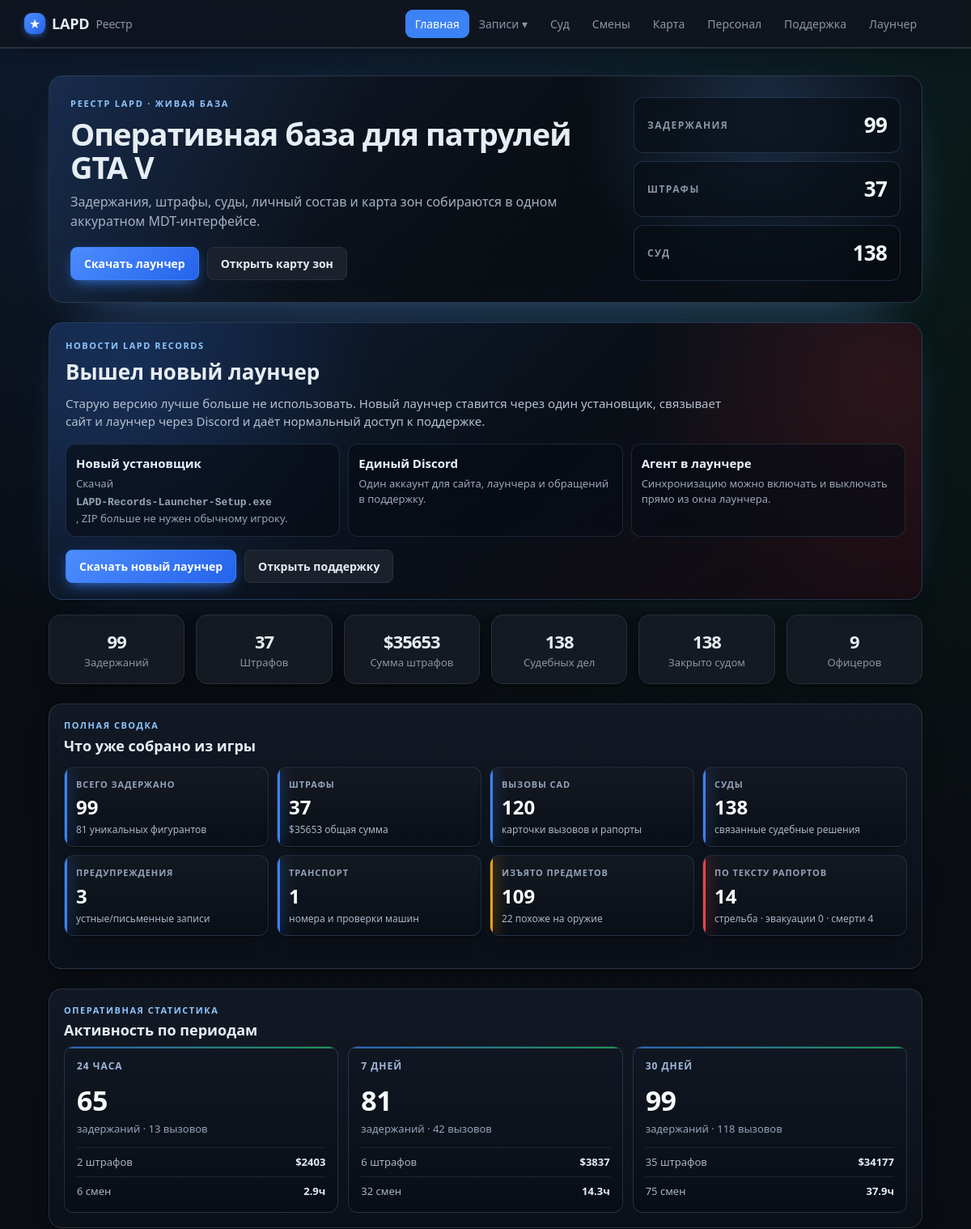
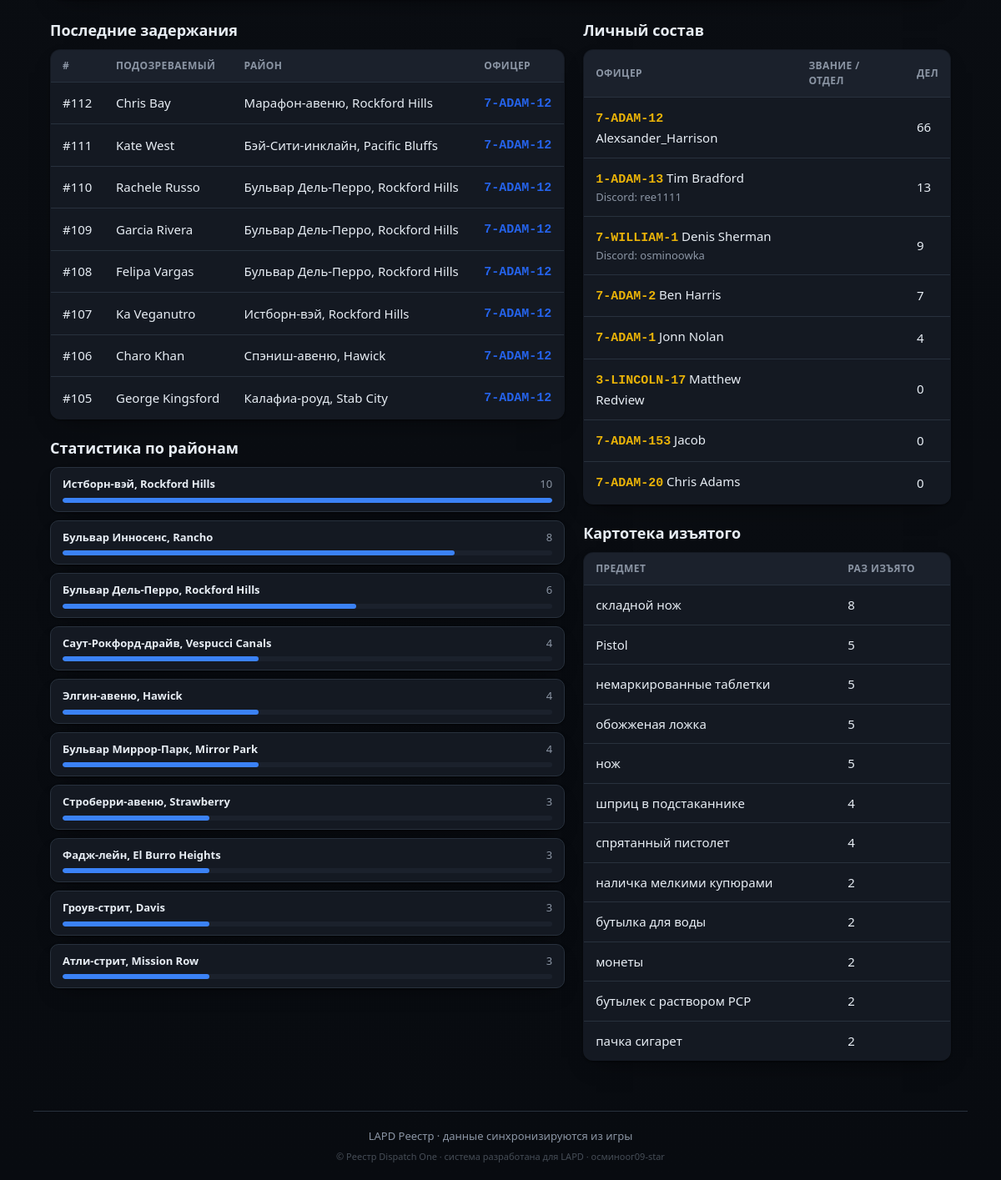
The page / on the database its author committed (2 pictures, top to bottom).
### tables this page shows
CREATE TABLE cases (
                id INTEGER PRIMARY KEY AUTOINCREMENT,
                officer_id INTEGER NOT NULL,
                suspect_name TEXT,
                wanted INTEGER DEFAULT 0,
                license_state TEXT,
                citations INTEGER DEFAULT 0,
                zone TEXT,
                postal TEXT,
                game_time TEXT,
                created_at TEXT NOT NULL,
                screenshot TEXT,
                status TEXT NOT NULL DEFAULT 'submitted',
                discord_sent INTEGER DEFAULT 0,
                vehicle_model TEXT, vehicle_plate TEXT, vehicle_color TEXT,
                charges TEXT, found_items TEXT, reason TEXT, notes TEXT,
                mugshot TEXT, fine INTEGER, bail INTEGER, jail_time TEXT,
                is_test INTEGER DEFAULT 0, external_id TEXT, suspect_dob TEXT,
                FOREIGN KEY (officer_id) REFERENCES officers(id)
            );

CREATE TABLE officers (
                id INTEGER PRIMARY KEY AUTOINCREMENT,
                callsign TEXT UNIQUE NOT NULL,
                name TEXT
            , current_status TEXT, status_since TEXT, rank TEXT, department TEXT, discord TEXT, is_admin INTEGER);

### app/main.py (the view)
@app.route("/")
def index():
    cases_all = db.list_cases(500)
    zones = {}
    for c in cases_all:
        if not c.get("is_test") and c.get("zone"):
            zones[c["zone"]] = zones.get(c["zone"], 0) + 1
    top = sorted(zones.items(), key=lambda kv: -kv[1])[:10]
    mx = top[0][1] if top else 1
    districts = [{"zone": z, "count": n, "pct": round(n * 100 / mx)} for z, n in top]
    return render_template("index.html",
                           summary=db.summary_counts(),
                           cases=db.list_cases(limit=8),
                           officers=db.list_officers_with_stats(),
                           cit=db.citations_summary(),
                           court=db.court_summary(),
                           districts=districts,
                           activity=db.activity_periods(),
                           ops=db.operation_intel(),
                           evidence=db.evidence_catalog())

### app/db.py (called while the page is built)
def fmt_dt(iso):
    try:
        dt = datetime.datetime.fromisoformat(iso)
        return dt.strftime("%d.%m.%Y %H:%M")
    except Exception:
        return iso or "—"

@contextmanager
def get_conn():
    conn = sqlite3.connect(config.DB_PATH)
    conn.row_factory = sqlite3.Row
    try:
        yield conn
        conn.commit()
    finally:
        conn.close()

def _jsonlist(val):
    if not val:
        return []
    try:
        return json.loads(val)
    except Exception:
        return [x.strip() for x in str(val).split(",") if x.strip()]

def _parse_charge(s):
    import re as _re
    m = _re.match(r"^\s*(\S+)\s·\s(.+?)(?:\s\(([^)]+)\))?\s*$", s or "")
    if m:
        return {"code": m.group(1), "desc": m.group(2), "cls": m.group(3) or ""}
    return {"code": "", "desc": s or "", "cls": ""}

def list_cases(limit=100, officer_id=None, status=None):
    q = """SELECT cases.*, officers.callsign, officers.name AS officer_name
           FROM cases JOIN officers ON officers.id = cases.officer_id"""
    conds, params = [], []
    if officer_id:
        conds.append("cases.officer_id=?"); params.append(officer_id)
    if status:
        conds.append("cases.status=?"); params.append(status)
    if conds:
        q += " WHERE " + " AND ".join(conds)
    q += " ORDER BY cases.id DESC LIMIT ?"; params.append(limit)
    with get_conn() as c:
        return [_row_to_case(r) for r in c.execute(q, params).fetchall()]

def status_info(code):
    return DUTY_STATUS.get(code, {"ru": "Не на службе", "cls": "off"})

def _replace_mojibake_pairs(s):
    for bad, good in sorted(_MOJI_TO_CYR.items(), key=lambda x: len(x[0]), reverse=True):
        s = s.replace(bad, good)
    return s

def _fix_rooms(s):
    return re.sub(r"(\d)([А-Я])", lambda m: m.group(1) + _CYR2LAT.get(m.group(2), m.group(2)), s)

def _cp1251_bytes(s):
    out = bytearray()
    for ch in s:
        try:
            out += ch.encode("cp1251")
        except UnicodeEncodeError:
            code = ord(ch)
            if code < 256:
                out.append(code)
            else:
                raise
    return bytes(out)

def citations_summary(officer_id=None):
    with get_conn() as c:
        if officer_id:
            r = c.execute("SELECT COUNT(*), COALESCE(SUM(fine),0) FROM citations WHERE officer_id=?",
                          (officer_id,)).fetchone()
        else:
            r = c.execute("SELECT COUNT(*), COALESCE(SUM(fine),0) FROM citations").fetchone()
        return {"count": r[0], "total_fine": r[1]}

### app/templates/index.html (shortened to what this page needs)
{% extends "base.html" %}
{% block content %}
<section class="hero-panel">
  <div class="hero-copy">
    <div class="eyebrow">РЕЕСТР LAPD · ЖИВАЯ БАЗА</div>
    <h1>Оперативная база для патрулей GTA V</h1>
    <p>Задержания, штрафы, суды, личный состав и карта зон собираются в одном аккуратном MDT-интерфейсе.</p>
    <div class="hero-actions">
      <a class="btn primary" href="{{ url_for('launcher_page') }}">Скачать лаунчер</a>
      <a class="btn" href="{{ url_for('game_map') }}">Открыть карту зон</a>
    </div>
  </div>
  <div class="hero-status">
    <div><span>Задержания</span><b>{{ summary.total }}</b></div>
    <div><span>Штрафы</span><b>{{ cit.count }}</b></div>
    <div><span>Суд</span><b>{{ court.total }}</b></div>
  </div>
</section>
<section class="news-panel news-launcher">
  <div class="news-main">
    <div class="section-kicker">Новости LAPD Records</div>
    <h2>Вышел новый лаунчер</h2>
    <p>Старую версию лучше больше не использовать. Новый лаунчер ставится через один установщик, связывает сайт и лаунчер через Discord и даёт нормальный доступ к поддержке.</p>
  </div>
  <div class="news-list">
    <div><b>Новый установщик</b><span>Скачай <span class="cs">LAPD-Records-Launcher-Setup.exe</span>, ZIP больше не нужен обычному игроку.</span></div>
    <div><b>Единый Discord</b><span>Один аккаунт для сайта, лаунчера и обращений в поддержку.</span></div>
    <div><b>Агент в лаунчере</b><span>Синхронизацию можно включать и выключать прямо из окна лаунчера.</span></div>
  </div>
  <div class="news-actions">
    <a class="btn primary" href="{{ url_for('launcher_page') }}">Скачать новый лаунчер</a>
    <a class="btn" href="{{ url_for('support') }}">Открыть поддержку</a>
  </div>
</section>
<section class="stats stats-6">
  <div class="stat"><div class="num">{{ summary.total }}</div><div class="lbl">Задержаний</div></div>
  <div class="stat"><div class="num">{{ cit.count }}</div><div class="lbl">Штрафов</div></div>
  <div class="stat"><div class="num">${{ cit.total_fine }}</div><div class="lbl">Сумма штрафов</div></div>
  <div class="stat"><div class="num">{{ court.total }}</div><div class="lbl">Судебных дел</div></div>
  <div class="stat"><div class="num">{{ court.closed }}</div><div class="lbl">Закрыто судом</div></div>
  <div class="stat"><div class="num">{{ summary.officers }}</div><div class="lbl">Офицеров</div></div>
</section>
<section class="period-panel">
  <div class="section-kicker">Полная сводка</div>
  <h2>Что уже собрано из игры</h2>
  <div class="intel-grid">
    <div class="intel-card"><span>Всего задержано</span><b>{{ ops.arrests }}</b><small>{{ ops.suspects }} уникальных фигурантов</small></div>
    <div class="intel-card"><span>Штрафы</span><b>{{ ops.citations }}</b><small>${{ ops.fines_total }} общая сумма</small></div>
    <div class="intel-card"><span>Вызовы CAD</span><b>{{ ops.callouts }}</b><small>карточки вызовов и рапорты</small></div>
    <div class="intel-card"><span>Суды</span><b>{{ ops.courts }}</b><small>связанные судебные решения</small></div>
    <div class="intel-card"><span>Предупреждения</span><b>{{ ops.warnings }}</b><small>устные/письменные записи</small></div>
    <div class="intel-card"><span>Транспорт</span><b>{{ ops.vehicles }}</b><small>номера и проверки машин</small></div>
    <div class="intel-card warn"><span>Изъято предметов</span><b>{{ ops.seized_total }}</b><small>{{ ops.weapon_items }} похоже на оружие</small></div>
    <div class="intel-card danger"><span>По тексту рапортов</span><b>{{ ops.shooting_mentions }}</b><small>стрельба · эвакуации {{ ops.evac_mentions }} · смерти {{ ops.fatal_mentions }}</small></div>
  </div>
</section>
<section class="period-panel">
  <div class="section-kicker">Оперативная статистика</div>
  <h2>Активность по периодам</h2>
  <div class="period-grid">
    {% for p in activity %}
      <article class="period-card">
        <div class="period-title">{{ p.label }}</div>
        <div class="period-main">{{ p.arrests }}</div>
        <div class="period-sub">задержаний · {{ p.callouts }} вызовов</div>
        <div class="period-line">
          <span>{{ p.citations }} штрафов</span>
          <b>${{ p.fines_total }}</b>
        </div>
        <div class="period-line">
          <span>{{ p.shifts }} смен</span>
          <b>{{ p.shift_hours }}ч</b>
        </div>
      </article>
    {% endfor %}
  </div>
</section>
<div class="cols">
  <section class="col">
    <h2>Последние задержания</h2>
    {% if cases %}
      <table class="tbl">
        <thead><tr><th>#</th><th>Подозреваемый</th><th>Район</th><th>Офицер</th></tr></thead>
        <tbody>
        {% for c in cases %}
          <tr onclick="location='{{ url_for('case_view', cid=c.id) }}'">
            <td><a class="row-link" href="{{ url_for('case_view', cid=c.id) }}" onclick="event.stopPropagation()">#{{ c.id }}</a></td>
            <td><a class="row-link" href="{{ url_for('file_view', name=c.suspect_name) }}" onclick="event.stopPropagation()">{{ c.suspect_name }}</a>
              {% if c.wanted %}<span class="tag wanted">розыск</span>{% endif %}</td>
            <td>{{ c.zone or '—' }}</td>
            <td>{% if c.callsign %}<a class="cs" href="{{ url_for('officer_view', callsign=c.callsign) }}" onclick="event.stopPropagation()">{{ c.callsign }}</a>{% else %}—{% endif %}</td>
          </tr>
        {% endfor %}
        </tbody>
      </table>
    {% else %}
      <p class="empty">Задержаний пока нет<span class="empty-sub">Появятся после игры.</span></p>
    {% endif %}
    <h2>Статистика по районам</h2>
    {% if districts %}
      <div class="districts">
        {% for d in districts %}
          <div class="district">
            <div class="d-head"><span class="d-name">{{ d.zone }}</span><span class="d-num">{{ d.count }}</span></div>
            <div class="d-bar"><div class="d-fill" style="width: {{ d.pct }}%"></div></div>
          </div>
        {% endfor %}
      </div>
    {% else %}
      <p class="empty">Данных по районам пока нет<span class="empty-sub">Появятся, когда будут записи с местами.</span></p>
    {% endif %}
  </section>
  <section class="col">
    <h2>Личный состав</h2>
    {% if officers %}
      <table class="tbl">
        <thead><tr><th>Офицер</th><th>Звание / отдел</th><th>Дел</th></tr></thead>
        <tbody>
        {% for o in officers %}
          <tr onclick="location='{{ url_for('officer_view', callsign=o.callsign) }}'">
            <td><span class="cs">{{ o.callsign }}</span> {{ o.name or '' }}
              {% if o.discord %}<div class="muted small">Discord: {{ o.discord }}</div>{% endif %}</td>
            <td><span class="sb-rankdept" data-cs="{{ o.callsign }}"></span></td>
            <td>{{ o.cases_count }}</td>
          </tr>
        {% endfor %}
        </tbody>
      </table>
    {% else %}
      <p class="empty">Офицеров пока нет<span class="empty-sub">Появятся после первой смены.</span></p>
    {% endif %}
    {% if evidence %}
      <h2>Картотека изъятого</h2>
      <table class="tbl">
        <thead><tr><th>Предмет</th><th>Раз изъято</th></tr></thead>
        <tbody>
          {% for item, n in evidence[:12] %}
            <tr><td>{{ item }}</td><td>{{ n }}</td></tr>
          {% endfor %}
        </tbody>
      </table>
    {% endif %}
  </section>
</div>
{% endblock %}

### rows shown on the page
cases: id "112", suspect_name "Chris Bay", zone "Марафон-авеню, Rockford Hills", callsign "7-ADAM-12"
cases: id "111", suspect_name "Kate West", zone "Бэй-Сити-инклайн, Pacific Bluffs", callsign "7-ADAM-12"
cases: id "110", suspect_name "Rachele Russo", zone "Бульвар Дель-Перро, Rockford Hills", callsign "7-ADAM-12"
cases: id "109", suspect_name "Garcia Rivera", zone "Бульвар Дель-Перро, Rockford Hills", callsign "7-ADAM-12"
cases: id "108", suspect_name "Felipa Vargas", zone "Бульвар Дель-Перро, Rockford Hills", callsign "7-ADAM-12"
cases: id "107", suspect_name "Ka Veganutro", zone "Истборн-вэй, Rockford Hills", callsign "7-ADAM-12"
cases: id "106", suspect_name "Charo Khan", zone "Спэниш-авеню, Hawick", callsign "7-ADAM-12"
cases: id "105", suspect_name "George Kingsford", zone "Калафиа-роуд, Stab City", callsign "7-ADAM-12"
officers: callsign "7-ADAM-12", name "Alexsander_Harrison", cases_count "66"
officers: callsign "1-ADAM-13", name "Tim Bradford", discord "ree1111", cases_count "13"
officers: callsign "7-WILLIAM-1", name "Denis Sherman", discord "osminoowka", cases_count "9"
officers: callsign "7-ADAM-2", name "Ben Harris", cases_count "7"
officers: callsign "7-ADAM-1", name "Jonn Nolan", cases_count "4"
officers: callsign "3-LINCOLN-17", name "Matthew Redview", cases_count "0"
officers: callsign "7-ADAM-153", name "Jacob", cases_count "0"
officers: callsign "7-ADAM-20", name "Chris Adams", cases_count "0"

### other values the page prints
{{ community }} "LAPD"
{{ summary.total }} "99"
{{ cit.count }} "37"
{{ court.total }} "138"
{{ cit.total_fine }} "35653"
{{ court.closed }} "138"
{{ summary.officers }} "9"
{{ ops.arrests }} "99"
{{ ops.suspects }} "81"
{{ ops.citations }} "37"
{{ ops.fines_total }} "35653"
{{ ops.callouts }} "120"
{{ ops.courts }} "138"
{{ ops.warnings }} "3"
{{ ops.vehicles }} "1"
